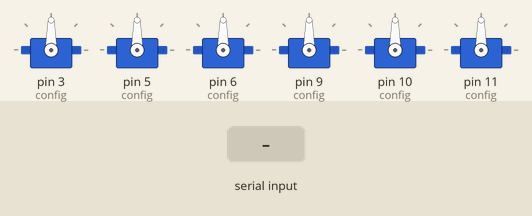
The sketch below on a simulated Arduino Uno, built with avr-gcc and run on an emulated ATmega328P. Shown: 6 × servo. The inputs (shaded band) are chosen by the test bench.

Above: at 1.2 s.
1.3 s: "5\n" received over Serial
At 2.45 s:
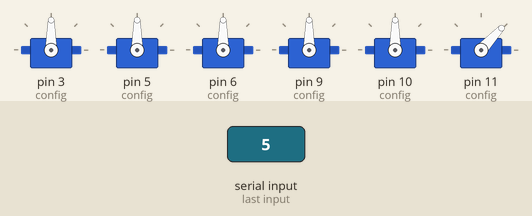
At 3.9 s:
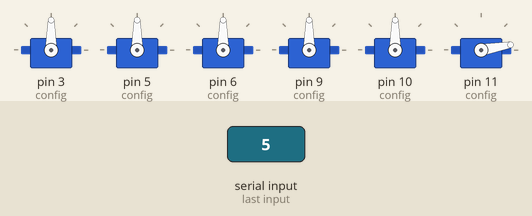
Timing chart, 0 to 5.4 s (numbered marks = the images above; inputs shaded):
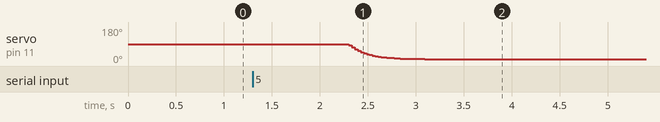

The sketch:

main.c.ino
```cpp
#include <Servo.h>

/*
  Servo (1) - claw            - 3
  Servo (2) - Wrist rotate    - 5
  Servo (3) - Wrist Pitch     - 6
  Servo (4) - Elbow           - 9
  Servo (5) - Shoulder        - 10
  Servo (6) - Base            - 11
  */

// Define a structure for servo limits to keep things clean
struct ServoConfig {
  int pin;
  int minAngle;
  int maxAngle;
  int restAngle;
};

// --- CONFIGURATION AREA: Adjust these based on your specific build ---
// Order: {Pin, Min, Max, Initial/Rest}
ServoConfig config[6] = {
  {3, 90, 140, 90},   // 3: Gripper (Prevent motor strain when closed)
  {5, 0,  180, 90},  // 5: Wrist Rotate
  {6,  0,  180, 90},  // 6: Wrist Pitch
  {9,  20, 160, 90},  // 9: Elbow
  {10,  45, 135, 90},  // 10: Shoulder (Avoid crashing into base)
  {11,  10, 170, 90}  // 11: Base (Wide range)
};

Servo servos[6];
int targetAngles[6];
float currentAngles[6];
float smoothingFactor = 0.08; // Increase for speed, decrease for smoothness

void setup() {
  Serial.begin(9600);

  for(int i=0; i<6; i++) {
    servos[i].attach(config[i].pin);

    // Initialize both target and current at the designated "Rest" position
    targetAngles[i] = config[i].restAngle;
    currentAngles[i] = config[i].restAngle;
    servos[i].write(config[i].restAngle);
  }
}

void loop() {
  // 1. READ SERIAL COMMANDS
  if (Serial.available() > 0) {
    int index = Serial.parseInt();
    int angle = Serial.parseInt();

    if (index >= 0 && index < 6) {
      // Apply the constraints defined in our list
      targetAngles[index] = constrain(angle, config[index].minAngle, config[index].maxAngle);
    }
  }

  // 2. SMOOTH MOVEMENT LOGIC
  for(int i=0; i<6; i++) {
    float diff = targetAngles[i] - currentAngles[i];

    // Only move if the difference is significant to prevent jitter
    if (abs(diff) > 0.1) {
      currentAngles[i] += diff * smoothingFactor;
      servos[i].write((int)currentAngles[i]);
    }
  }

  delay(15);
}
```

Measured:
- after the input at 1.3 s, servo on pin 11 (config): moves from 90° to 10° over 0.79 s, starting after 1.0 s
